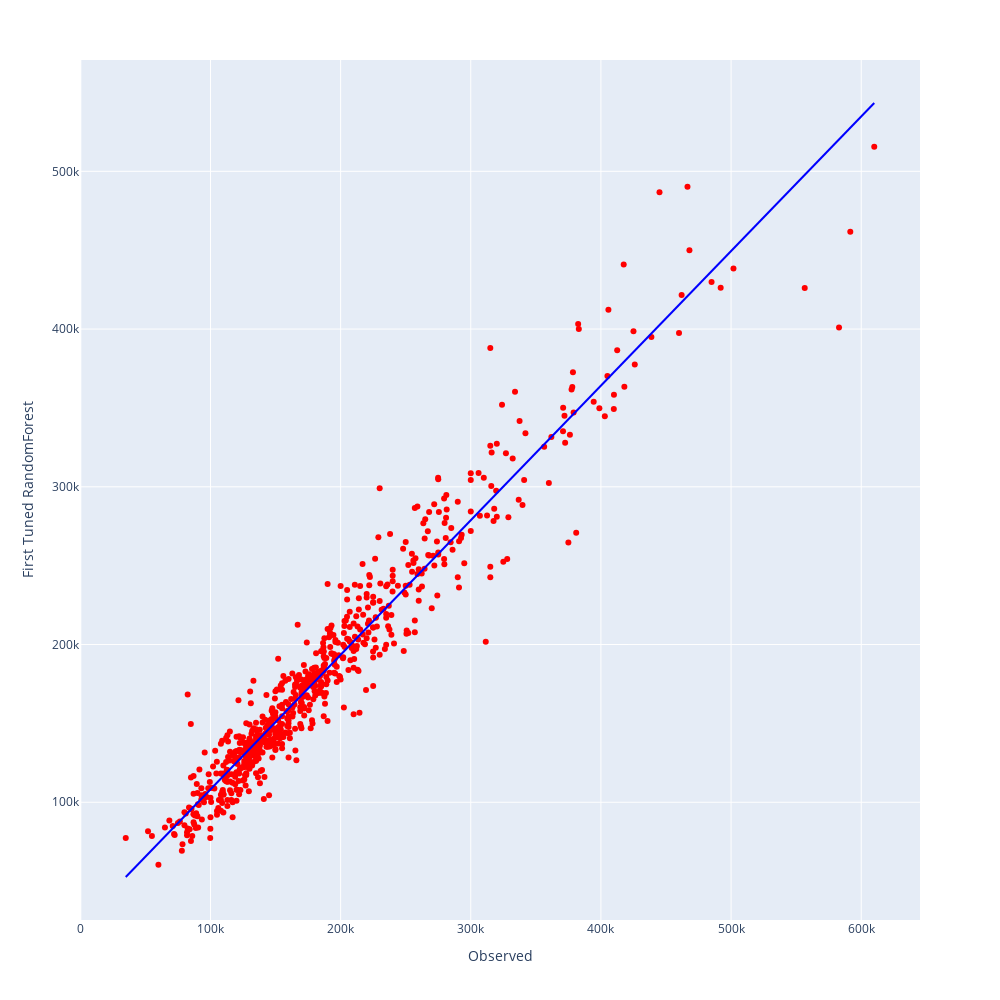

Notebook code cell kept with this figure:
### Markdown cell above
## Tuned Random Forest - Visualizziamo i valori predetti vs i valori reali osservati

### Code cell
fig =px.scatter(results, x="Observed", y="First Tuned RandomForest", color_discrete_sequence=['red'],trendline="ols",trendline_color_override='blue',height=1000, width=1000)
fig.show()

### Figure 1 — Plotly figure (JSON) as saved in the notebook; plotly's stock layout.template omitted (floating-point values rounded to 4 significant figures; data arrays with more than 128 entries replaced by an {"elided": "..."} marker saying what was removed)
{"data": [{"hovertemplate": "Observed=%{x}<br>First Tuned RandomForest=%{y}<extra></extra>", "legendgroup": "", "marker": {"color": "red", "symbol": "circle"}, "mode": "markers", "name": "", "orientation": "v", "showlegend": false, "type": "scatter", "x": {"elided": "733 int values"}, "xaxis": "x", "y": {"elided": "733 float values"}, "yaxis": "y"}, {"hovertemplate": "<b>OLS trendline</b><br>First Tuned RandomForest = 0.853217 * Observed + 22847.9<br>R<sup>2</sup>=0.932326<br><br>Observed=%{x}<br>First Tuned RandomForest=%{y} <b>(trend)</b><extra></extra>", "legendgroup": "", "line": {"color": "blue"}, "marker": {"color": "red", "symbol": "circle"}, "mode": "lines", "name": "", "showlegend": false, "type": "scatter", "x": {"elided": "733 int values"}, "xaxis": "x", "y": {"elided": "733 float values"}, "yaxis": "y"}], "layout": {"height": 1000, "legend": {"tracegroupgap": 0}, "margin": {"t": 60}, "width": 1000, "xaxis": {"anchor": "y", "domain": [0, 1], "title": {"text": "Observed"}}, "yaxis": {"anchor": "x", "domain": [0, 1], "title": {"text": "First Tuned RandomForest"}}}}
